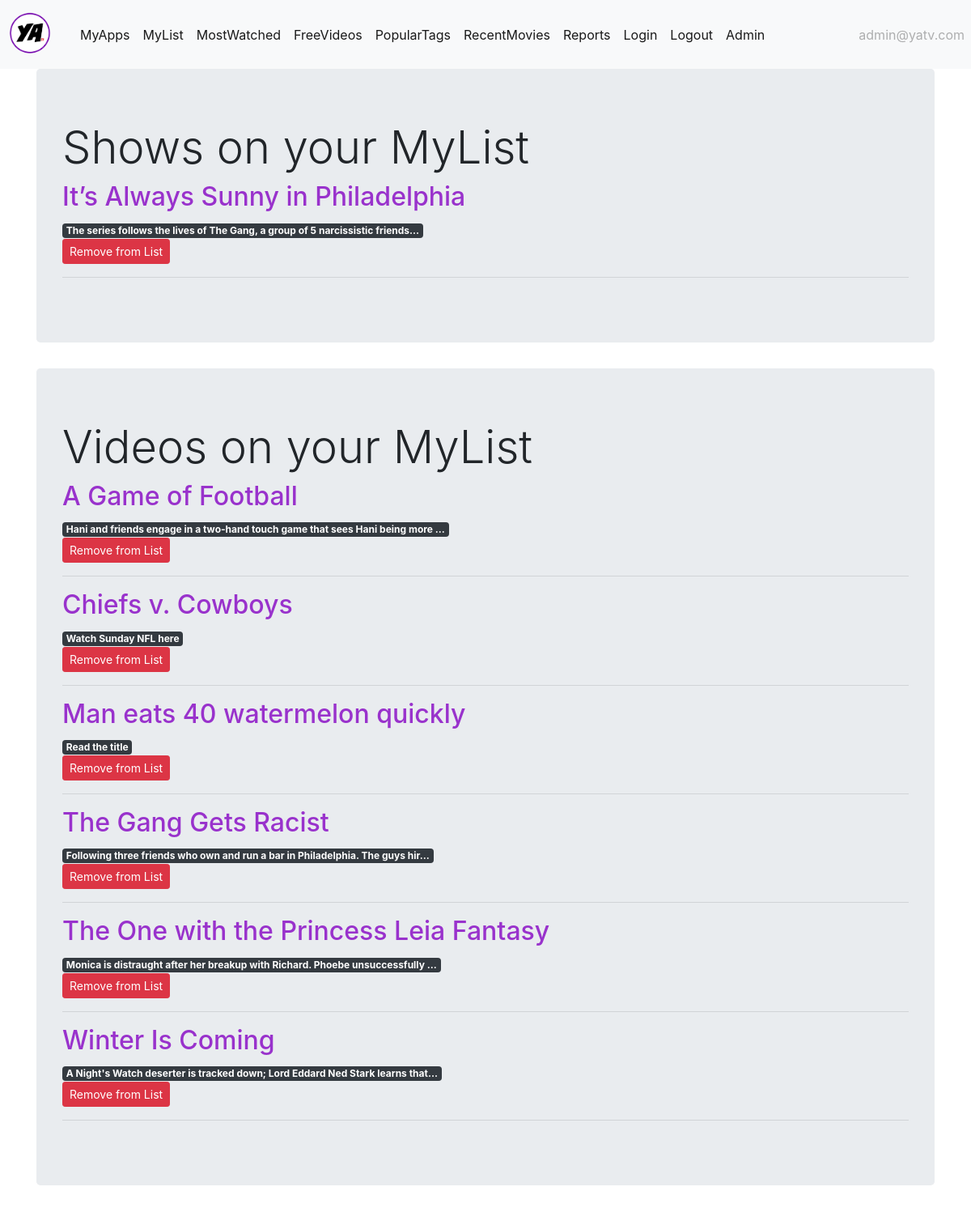
/mylist (signed in), run on the app's committed database.
### tables this page shows
CREATE TABLE `user` (`Email`, `FName`, `LName`, `Password`, `Country`);

CREATE TABLE `shows` (`ShowID`, `Title`, `Description`);

CREATE TABLE `video` (`VideoID`, `Title`, `Description`, `ReleaseDate`, `Duration`, `isFree`, `HostingApp`, `Season`);

### yatv-Kevin’s MacBook Pro.py (the view)
@app.route('/mylist')
def mylist():
	if not current_user.is_authenticated:
		flash("You must be logged in to access this feature")
		return redirect(url_for('login'))
	useremail = current_user.id
	conn = get_db_connection()
	showlist = conn.execute("SELECT shows.Title, shows.Description, shows.ShowID FROM user INNER JOIN showlist ON user.Email = "
							+ "showlist.UserEmail INNER JOIN shows ON showlist.ShowID = shows.ShowID WHERE user.Email='"
							+ useremail + "'ORDER BY shows.Title").fetchall()
	videolist = conn.execute("SELECT video.Title, video.Description, video.VideoID FROM user INNER JOIN videolist ON user.Email = "
							+ "videolist.UserEmail INNER JOIN video ON videolist.VideoID = video.VideoID WHERE user.Email='"
							+ useremail + "'ORDER BY video.Title").fetchall()
	conn.close()
	return render_template('mylist.html', showlist=showlist, videolist=videolist)

### yatv-Kevin’s MacBook Pro.py (called while the page is built)
@login.user_loader
def load_user(id):
	conn = get_db_connection()
	login = conn.execute("SELECT * FROM user WHERE user.Email='" + id + "'").fetchone()
	conn.close()
	isAdmin = False
	if login['Email'] == "admin@yatv.com":
		isAdmin = True
	if not login:
		return
	return User(login['FName'], login['LName'], login['Email'], login['Password'], login['Country'], isAdmin)

def get_db_connection():
    conn = sqlite3.connect('data.sqlite')
    conn.row_factory = sqlite3.Row
    return conn

@app.context_processor
def inject_user():
	if current_user.is_authenticated:
		return dict(user=current_user.id)
	return dict(user="")

### templates/mylist.html
{% extends 'base.html' %}
{% block content %}
    <div class="jumbotron">
      <h5 class="display-4">Shows on your MyList</h5>
      {% if showlist %}
      {% for show in showlist %}
        <a href="{{ url_for('showpage', showID=show['ShowID']) }}">
            <h2 style="color:#9932CC;">{{ show['Title'] }}</h2>
        </a>
        <span class="badge badge-dark">{{ show['Description'][:75] + (show['Description'][75:] and '...') }}</span>
        <form action="{{ url_for('removeshow', showid=show['ShowID']) }}" method="POST">
            <input type="submit" value="Remove from List"
                    class="btn btn-danger btn-sm"
                    onclick="return confirm('Are you sure you want to remove this show from your list?')">
            </form>
        <hr>
    {% endfor %}
    {% else %}
        <h3 style="font-style:italic">You do not have any shows on your list</h3>
    {% endif %}
        </div>
    <div class="jumbotron">
    <h5 class="display-4">Videos on your MyList</h5>
    {% if videolist %}
      {% for video in videolist %}
        <a href="{{ url_for('videopage', videoID=video['VideoID']) }}">
            <h2 style="color:#9932CC;">{{ video['Title'] }}</h2>
        </a>
        <span class="badge badge-dark">{{ video['Description'][:75] + (video['Description'][75:] and '...') }}</span>
        <form action="{{ url_for('removevideo', videoid=video['VideoID']) }}" method="POST">
            <input type="submit" value="Remove from List"
                    class="btn btn-danger btn-sm"
                    onclick="return confirm('Are you sure you want to remove this video from your list?')">
            </form>
        <hr>
    {% endfor %}
    {% else %}
        <h3 style="font-style:italic">You do not have any videos on your list</h3>
    {% endif %}
    </div>
{% endblock %}

### templates/base.html (shortened to what this page needs)
<!doctype html>
<html lang="en">
  <head>
    <link rel="stylesheet" href="https://stackpath.bootstrapcdn.com/bootstrap/4.3.1/css/bootstrap.min.css">
  </head>
  <body>
  <nav style="margin:0; padding: 0px;" class="navbar navbar-expand-md navbar-light bg-light">
        <a class="navbar-brand" href="{{ url_for('index')}}">
            <img src="/static/images/yatvlogo1.png" alt="" width="75" height="75">
        </a>
        <div class="collapse navbar-collapse" id="navbarNav">
            <ul class="navbar-nav">
            <li class="nav-item active">
                <a class="nav-link" href="{{url_for('myapps')}}">MyApps</a>
            </li>
            <li class="nav-item active">
                <a class="nav-link" href="{{url_for('mylist')}}">MyList</a>
            </li>
            <li class="nav-item active">
                <a class="nav-link" href="{{url_for('mostwatched')}}">MostWatched</a>
            </li>
            <li class="nav-item active">
                <a class="nav-link" href="{{url_for('freevideos')}}">FreeVideos</a>
            </li>
            <li class="nav-item active">
                <a class="nav-link" href="{{url_for('populartags')}}">PopularTags</a>
            </li>
            <li class="nav-item active">
                <a class="nav-link" href="{{url_for('recentmovies')}}">RecentMovies</a>
            </li>
            <li class="nav-item active">
                <a class="nav-link" href="{{url_for('reports')}}">Reports</a>
            </li>
            <li class="nav-item active">
                <a class="nav-link" href="{{url_for('login')}}">Login</a>
            </li>
            <li class="nav-item active">
                <a class="nav-link" href="{{url_for('logout')}}">Logout</a>
            </li>
            <li class="nav-item active">
                <a class="nav-link" href="{{url_for('admin')}}">Admin</a>
            </li>
            </ul>
            <ul class="navbar-nav ml-auto">
                <li class="nav-item">
                    <a class="nav-link disabled" href="#">{{ user }}</a>
                </li>
            </ul>
        </div>
    </nav>
    <div class="container">
        {% block content %} {% endblock %}
    </div>
    </body>
</html>

### data on the page
user: Email "admin@yatv.com"
shows: Title "It’s Always Sunny in Philadelphia", Description "The series follows the lives of The Gang, a group of 5 narcissistic friends..."
video: Title "A Game of Football", Description "Hani and friends engage in a two-hand touch game that sees Hani being more ..."
video: Title "Chiefs v. Cowboys", Description "Watch Sunday NFL here"
video: Title "Man eats 40 watermelon quickly", Description "Read the title"
video: Title "The Gang Gets Racist", Description "Following three friends who own and run a bar in Philadelphia. The guys hir..."
video: Title "The One with the Princess Leia Fantasy", Description "Monica is distraught after her breakup with Richard. Phoebe unsuccessfully ..."
video: Title "Winter Is Coming", Description "A Night's Watch deserter is tracked down; Lord Eddard Ned Stark learns that..."
